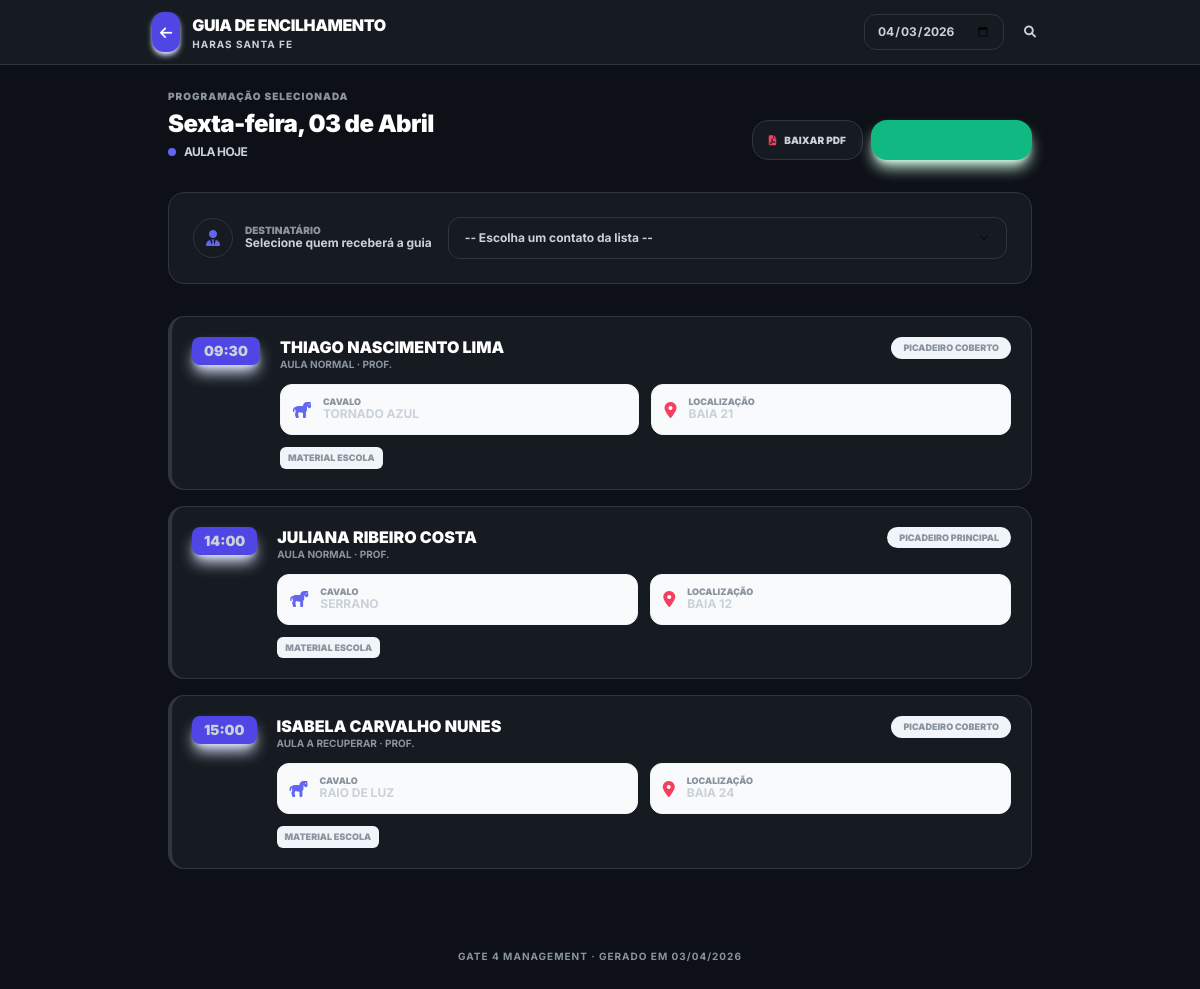
Screenshot of /encilhamento/ (signed in) with the database file from the repository.
### gateagora/models.py (models this page shows, shortened)
class Empresa(models.Model):
    nome = models.CharField(max_length=100)
    logo = models.ImageField(upload_to='logos/', null=True, blank=True)
    cnpj = models.CharField(max_length=18, blank=True, null=True, help_text="CNPJ da Unidade")
    cidade = models.CharField(max_length=100, default="Cidade Exemplo")
    slug = models.SlugField(
        unique=True,
        help_text="Identificador único na URL (ex: haras-santa-fe)"
    )
    class Meta:
        indexes = [models.Index(fields=["slug"])]

class Aula(models.Model):
    LOCAIS_CHOICES = [
        ('picadeiro_1', 'Picadeiro Principal'),
        ('picadeiro_2', 'Picadeiro Coberto'),
        ('pista_salto', 'Pista de Salto'),
    ]
    empresa = models.ForeignKey(Empresa, on_delete=models.CASCADE)
    TIPO_AULA_CHOICES = [('NORMAL', 'Aula Normal'), ('RECUPERAR', 'Aula a Recuperar')]
    aluno = models.ForeignKey(Aluno, on_delete=models.CASCADE, related_name='aulas')
    cavalo = models.ForeignKey(Cavalo, on_delete=models.CASCADE, related_name='aulas')
    instrutor = models.ForeignKey(
        Perfil,
        on_delete=models.SET_NULL,
        null=True, blank=True,
        related_name='aulas_ministradas',
        limit_choices_to={'cargo': 'Professor'}
    )
    data_hora = models.DateTimeField(db_index=True)
    local = models.CharField(max_length=20, choices=LOCAIS_CHOICES, default='picadeiro_1')
    tipo = models.CharField(max_length=15, choices=TIPO_AULA_CHOICES, default='NORMAL')
    concluida = models.BooleanField(default=False)
    relatorio_treino = models.TextField(blank=True)
    class Meta:
        ordering = ["data_hora"]
        indexes = [models.Index(fields=["empresa", "data_hora"])]

class Aluno(models.Model):
    empresa = models.ForeignKey(Empresa, on_delete=models.CASCADE)
    nome = models.CharField(max_length=200)
    telefone = models.CharField(
        max_length=20,
        help_text="Formato sugerido: 5511999999999",
        default="",
        validators=[RegexValidator(r'^\+?\d{10,15}$', 'Telefone deve estar no formato internacional, ex: 5511999999999')]
    )
    foto = models.ImageField(upload_to='alunos/', null=True, blank=True)
    ativo = models.BooleanField(default=True)
    valor_aula = models.DecimalField(max_digits=10, decimal_places=2, default=Decimal('150.00'))
    class Meta:
        ordering = ['nome']
        indexes = [models.Index(fields=["empresa", "nome"])]
    plano = models.ForeignKey(
        'Plano',
        on_delete=models.SET_NULL,
        null=True,
        blank=True,
        verbose_name="Plano Contratado"
    )

class Cavalo(models.Model):
    CATEGORIA_CHOICES = [
        ('PROPRIO', 'Próprio (Escola)'),
        ('HOTELARIA', 'Hotelaria (Particular)'),
    ]
    STATUS_SAUDE_CHOICES = [
        ('Saudável', 'Saudável'),
        ('Alerta', 'Alerta'),
        ('Doente', 'Doente'),
        ('Tratamento', 'Em Tratamento'),
    ]
    LOCAL_DORMIDA = [
        ('BAIA', 'Dorme na Baia'),
        ('PIQUETE', 'Dorme no Piquete'),
    ]
    RACA_CHOICES = [
        ('mang_marchador', 'Mangalarga Marchador'),
        ('quarto_milha', 'Quarto de Milha'),
        ('psl', 'Puro Sangue Lusitano'),
        ('crioulo', 'Crioulo'),
        ('hipismo', 'Cavalo de Hipismo (BH)'),
        ('srd', 'Sem Raça Definida'),
    ]
    ATIVIDADE_CHOICES = [
        ('0.018', 'Leve (Passeio/Aposentado)'),
        ('0.025', 'Moderada (Escola/Aulas)'),
        ('0.035', 'Intensa (Salto/Competição)'),
    ]
    USA_FERRADURA_CHOICES = [
        ('SIM', 'Ferrado (Usa Ferradura)'),
        ('NAO', 'Descalço (Apenas Casqueamento)'),
    ]
    empresa = models.ForeignKey(Empresa, on_delete=models.CASCADE)
    nome = models.CharField(max_length=100)
    categoria = models.CharField(max_length=20, choices=CATEGORIA_CHOICES, default='PROPRIO')
    status_saude = models.CharField(max_length=20, choices=STATUS_SAUDE_CHOICES, default='Saudável')
    onde_dorme = models.CharField(max_length=10, choices=LOCAL_DORMIDA, default='BAIA')
    foto = models.ImageField(upload_to='cavalos/', null=True, blank=True)
    raca = models.CharField(max_length=25, choices=RACA_CHOICES, default='srd')
    peso = models.FloatField(
        default=450.0,
        validators=[MinValueValidator(100)],
        help_text="Peso aproximado para cálculo de ração"
    )
    fator_atividade = models.CharField(max_length=10, choices=ATIVIDADE_CHOICES, default='0.025')
    tipo_sela = models.CharField(max_length=100, blank=True, help_text="Ex: Sela Salto Americana")
    tipo_cabecada = models.CharField(max_length=100, blank=True, help_text="Ex: Cabeçada com Freio D")
    material_proprio = models.BooleanField(default=False, help_text="Marque se o material for exclusivo do proprietário")
    baia = models.OneToOneField(Baia, on_delete=models.SET_NULL, null=True, blank=True)
    piquete = models.ForeignKey(Piquete, on_delete=models.SET_NULL, null=True, blank=True)
    proprietario = models.ForeignKey(
        Aluno,
        on_delete=models.CASCADE,
        related_name='cavalos',
        help_text="Se for Próprio, vincular ao gestor ou escola"
    )
    ultima_vacina = models.DateField(null=True, blank=True)
    ultimo_ferrageamento = models.DateField(null=True, blank=True)
    ultimo_vermifugo = models.DateField(null=True, blank=True)
    ultimo_casqueamento = models.DateField(null=True, blank=True)
    usa_ferradura = models.CharField(
        max_length=3,
        choices=USA_FERRADURA_CHOICES,
        default='NAO',
        verbose_name="Usa Ferradura?"
    )
    racao_tipo = models.CharField(max_length=100, blank=True, help_text="Ex: Guabi Equi-S")
    racao_qtd_manha = models.CharField(max_length=50, blank=True, help_text="Ex: 2kg")
    racao_qtd_noite = models.CharField(max_length=50, blank=True, help_text="Ex: 2kg")
    feno_tipo = models.CharField(max_length=100, blank=True, default="Coast Cross")
    feno_qtd = models.CharField(max_length=100, blank=True, default="À vontade")
    complemento_nutricional = models.TextField(blank=True)
    mensalidade_baia = models.DecimalField(max_digits=10, decimal_places=2, default=Decimal('1000.00'))
    class Meta:
        ordering = ['nome']
        indexes = [
            models.Index(fields=["empresa", "status_saude"]),
            models.Index(fields=["empresa", "categoria"]),
        ]

class Baia(models.Model):
    empresa = models.ForeignKey(Empresa, on_delete=models.CASCADE)
    numero = models.CharField(max_length=10)
    status = models.CharField(
        max_length=20,
        choices=[('Livre', 'Livre'), ('Ocupada', 'Ocupada')],
        default='Livre'
    )
    class Meta:
        constraints = [
            models.UniqueConstraint(fields=['empresa', 'numero'], name='uq_baia_empresa_numero')
        ]
        indexes = [models.Index(fields=["empresa", "status"])]

### gateagora/views.py (the view)
# urls.py: path('encilhamento/',          views.encilhamento,          name='encilhamento'),
@login_required
def encilhamento(request):
    empresa  = request.empresa
    if empresa is None:
        try:
            empresa = request.user.perfil.empresa
        except:
            empresa = None
    data_str = request.GET.get('data', '')
    contatos_funcionarios = []
    funcionarios = (
        Perfil.objects
        .filter(empresa=empresa)
        .select_related('user')
        .order_by('user__first_name')
    )
    for f in funcionarios:
        fone_cru = getattr(f, 'telefone', '') or ''
        telefone = ''.join(filter(str.isdigit, str(fone_cru)))
        if telefone:
            nome_completo = f.user.get_full_name() or f.user.username
            contatos_funcionarios.append({
                "nome":     f"{nome_completo} (Cavalariço)",
                "telefone": telefone,
            })
    contatos_clientes = []
    alunos = Aluno.objects.filter(empresa=empresa).order_by('nome')
    for a in alunos:
        fone_cru = a.telefone or ''
        telefone = ''.join(filter(str.isdigit, str(fone_cru)))
        if telefone:
            contatos_clientes.append({
                "nome":     a.nome,
                "telefone": telefone,
            })
    aulas, data_selecionada = _get_aulas_encilhamento(empresa, data_str)
    context = {
        "brand_name":            BRAND_NAME,
        "empresa":               empresa,
        "aulas":                 aulas,
        "data_selecionada":      data_selecionada,
        "contatos_funcionarios": contatos_funcionarios,
        "contatos_clientes":     contatos_clientes,
        "force_light_theme":     True,
    }
    return render(request, "gateagora/encilhamento.html", context)

### gateagora/templates/gateagora/encilhamento.html (shortened to what this page needs)
{% load static %}
<!DOCTYPE html>
<html lang="pt-br">
<head>
  <script src="https://cdn.tailwindcss.com"></script>
  <link rel="stylesheet" href="https://cdnjs.cloudflare.com/ajax/libs/font-awesome/6.0.0/css/all.min.css"/>
  <link rel="stylesheet" href="{% static 'css/themes.css' %}">
</head>
<body class="pb-12">
<nav class="glass sticky top-0 z-50 px-5 py-3 mb-6">
  <div class="max-w-4xl mx-auto flex justify-between items-center">
    <div class="flex items-center gap-3">
      <a href="{% url 'dashboard' %}" class="bg-indigo-600 hover:bg-indigo-700 p-2 rounded-xl transition shadow-md shadow-indigo-100">
        <i class="fa-solid fa-arrow-left text-white text-sm"></i>
      </a>
      <div>
        <h1 class="text-base font-black text-slate-900 uppercase tracking-tight">Guia de Encilhamento</h1>
        <p class="text-[10px] text-indigo-600 font-bold uppercase tracking-widest">{{ empresa.nome }}</p>
      </div>
    </div>
    <form method="get" class="flex items-center gap-2">
      <input type="date" name="data" value="{{ data_selecionada|date:'Y-m-d' }}"
             class="bg-white border border-slate-200 text-slate-900 text-xs rounded-xl px-3 py-2 focus:outline-none focus:border-indigo-500 shadow-sm font-bold"/>
      <button type="submit" class="bg-slate-900 hover:bg-slate-800 text-white text-xs font-bold px-3 py-2 rounded-xl transition">
        <i class="fa-solid fa-magnifying-glass"></i>
      </button>
    </form>
  </div>
</nav>
<div class="max-w-4xl mx-auto px-4">
  <div class="flex flex-col sm:flex-row justify-between items-end gap-4 mb-8">
    <div>
      <p class="text-[10px] text-slate-400 uppercase font-black tracking-widest mb-1">Programação selecionada</p>
      <h2 class="text-2xl font-black text-slate-900 tracking-tight">{{ data_selecionada|date:"l, d \d\e F"|capfirst }}</h2>
      <div class="flex items-center gap-2 mt-1">
          <span class="w-2 h-2 bg-indigo-500 rounded-full animate-pulse"></span>
          <p class="text-xs text-indigo-600 font-bold uppercase tracking-tighter">{{ total_aulas }} aula{{ total_aulas|pluralize }} hoje</p>
      </div>
    </div>
    <div class="flex gap-2">
      <a href="{% url 'encilhamento_pdf' %}?data={{ data_selecionada|date:'Y-m-d' }}" target="_blank"
         class="flex items-center gap-2 bg-white text-slate-700 border border-slate-200 px-4 py-2.5 rounded-2xl text-[10px] font-black uppercase transition hover:bg-slate-50">
        <i class="fa-solid fa-file-pdf text-rose-500"></i> Baixar PDF
      </a>
      <a href="#"
        onclick="
          const select = document.getElementById('input-tel');
          const tel = select.value.replace(/\D/g, '');
          if (!tel) {
            alert('Por favor, selecione um contato da lista.');
            return false;
          }
          window.location.href = '{% url 'encilhamento_whatsapp' %}?data={{ data_selecionada|date:'Y-m-d' }}&telefone=' + tel;
          return false;
        "
        class="flex items-center gap-2 bg-emerald-500 text-white px-5 py-2.5 rounded-2xl text-[10px] font-black uppercase transition hover:bg-emerald-600 shadow-lg shadow-emerald-100">
        <i class="fa-brands fa-whatsapp text-sm"></i> Enviar WhatsApp
      </a>
    </div>
  </div>
  <div class="card p-6 mb-8 border-indigo-100 bg-indigo-50/30">
    <div class="flex flex-col md:flex-row md:items-center gap-4">
      <div class="flex items-center gap-3">
        <div class="w-10 h-10 bg-white rounded-full flex items-center justify-center border border-indigo-100 shadow-sm">
            <i class="fa-solid fa-user-tie text-indigo-500"></i>
        </div>
        <div>
            <p class="text-[10px] text-slate-400 font-black uppercase leading-none">Destinatário</p>
            <p class="text-xs font-bold text-slate-700">Selecione quem receberá a guia</p>
        </div>
      </div>
      <div class="flex-1">
        <select id="input-tel"
                class="bg-white border border-slate-200 text-slate-900 text-xs font-bold rounded-xl px-4 py-3 w-full focus:outline-none focus:border-indigo-500 shadow-sm transition">
          <option value="">-- Escolha um contato da lista --</option>
        </select>
      </div>
    </div>
  </div>
  {% if aulas %}
  <div class="grid grid-cols-1 gap-4">
    {% for aula in aulas %}
    <div class="aula-card card p-5 flex gap-5 {% if aula.concluida %}opacity-60 grayscale{% endif %}">
      <div class="flex flex-col items-center">
        <span class="bg-indigo-600 text-white text-sm font-black px-3 py-1 rounded-lg shadow-lg shadow-indigo-100">
          {{ aula.data_hora|date:"H:i" }}
        </span>
      </div>
      <div class="flex-1">
        <div class="flex justify-between items-start mb-3">
          <div>
            <h3 class="font-black text-slate-900 text-base uppercase leading-tight">{{ aula.aluno.nome }}</h3>
            <p class="text-[10px] text-slate-500 font-bold uppercase">
                {{ aula.get_tipo_display }} {% if aula.instrutor %}· Prof. {{ aula.instrutor.user.first_name }}{% endif %}
            </p>
          </div>
          <span class="text-[9px] font-black px-3 py-1 rounded-full uppercase bg-slate-100 text-slate-500">
            {{ aula.get_local_display }}
          </span>
        </div>
        <div class="grid grid-cols-1 sm:grid-cols-2 gap-3">
          <div class="flex items-center gap-3 p-3 bg-slate-50 rounded-xl border border-slate-100">
            <i class="fa-solid fa-horse text-indigo-500"></i>
            <div>
                <p class="text-[9px] text-slate-400 font-black uppercase leading-none">Cavalo</p>
                <p class="text-xs font-bold text-slate-900 uppercase">{{ aula.cavalo.nome }}</p>
            </div>
          </div>
          <div class="flex items-center gap-3 p-3 bg-slate-50 rounded-xl border border-slate-100">
            <i class="fa-solid fa-location-dot text-rose-500"></i>
            <div>
                <p class="text-[9px] text-slate-400 font-black uppercase leading-none">Localização</p>
                <p class="text-xs font-bold text-slate-900 uppercase">
                    {% if aula.cavalo.baia %}Baia {{ aula.cavalo.baia.numero }}
                    {% elif aula.cavalo.piquete %}Piquete: {{ aula.cavalo.piquete.nome }}
                    {% else %}N/D{% endif %}
                </p>
            </div>
          </div>
        </div>
        <div class="mt-3 flex items-center gap-2">
            {% if aula.cavalo.material_proprio %}
                <span class="text-[9px] font-black uppercase bg-amber-50 text-amber-600 border border-amber-200 px-2 py-1 rounded-md">
                    <i class="fa-solid fa-lock mr-1"></i> Material Próprio
                </span>
            {% else %}
                <span class="text-[9px] font-black uppercase bg-slate-100 text-slate-500 px-2 py-1 rounded-md">
                    Material Escola
                </span>
            {% endif %}
        </div>
      </div>
    </div>
    {% endfor %}
  </div>
  {% else %}
  <div class="card p-16 text-center">
    <i class="fa-solid fa-calendar-xmark text-5xl text-slate-200 mb-4"></i>
    <p class="text-slate-400 font-bold uppercase text-sm">Nenhuma aula programada.</p>
  </div>
  {% endif %}
</div>
<footer class="mt-12 py-8 text-center">
    <p class="text-[10px] text-slate-400 font-bold uppercase tracking-widest">
        Gate 4 Management · Gerado em {{ data_selecionada|date:"d/m/Y" }}
    </p>
</footer>
</body>
</html>

### rows the page displays
Empresa: nome "HARAS SANTA FE"
Aula: data_hora "09:30", aluno.nome "THIAGO NASCIMENTO LIMA", tipo "AULA NORMAL", local "PICADEIRO COBERTO", cavalo.nome "TORNADO AZUL", cavalo.baia.numero "21", shows "MATERIAL ESCOLA"
Aula: data_hora "14:00", aluno.nome "JULIANA RIBEIRO COSTA", tipo "AULA NORMAL", local "PICADEIRO PRINCIPAL", cavalo.nome "SERRANO", cavalo.baia.numero "12", shows "MATERIAL ESCOLA"
Aula: data_hora "15:00", aluno.nome "ISABELA CARVALHO NUNES", tipo "AULA A RECUPERAR", local "PICADEIRO COBERTO", cavalo.nome "RAIO DE LUZ", cavalo.baia.numero "24", shows "MATERIAL ESCOLA"

### other values shown
{{ data_selecionada|date:"l, d \d\e F"|capfirst }} "Sexta-feira, 03 de Abril"
{{ data_selecionada|date:"d/m/Y" }} "03/04/2026"
